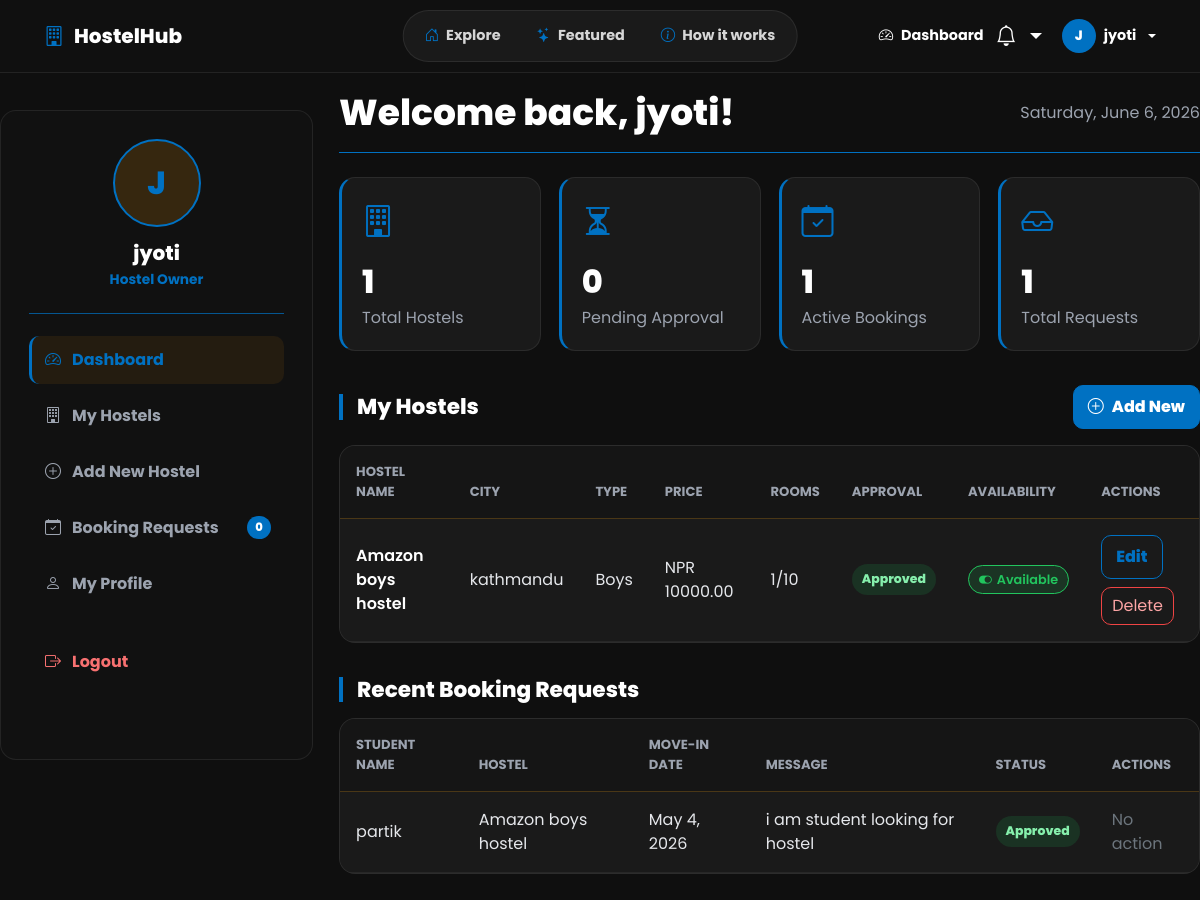
Page /owner/dashboard/ (signed in, upper part) on the earlier database version.
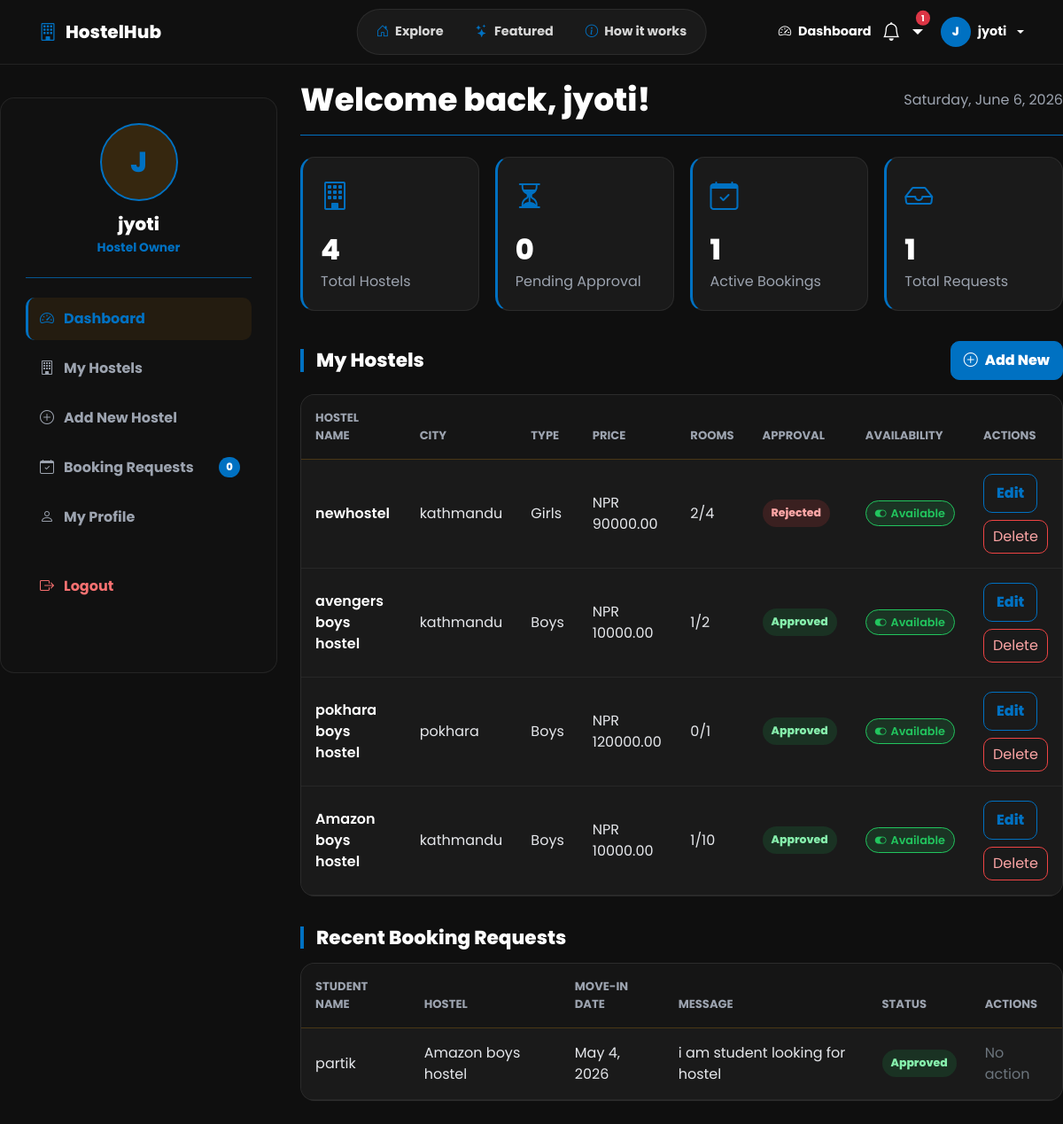
Same page on the later database version.
### hostels/models.py (models this page shows, shortened)
class Hostel(models.Model):
    HOSTEL_TYPE_CHOICES = (
        ('boys', 'Boys'),
        ('girls', 'Girls'),
        ('mixed', 'Mixed'),
    )
    STATUS_CHOICES = (
        ('pending', 'Pending Approval'),
        ('approved', 'Approved'),
        ('rejected', 'Rejected'),
    )
    ROOM_TYPE_CHOICES = (
        ('1_seater', '1 Seater (Single Room)'),
        ('2_seater', '2 Seater (Shared - 2 Beds)'),
        ('3_seater', '3 Seater (Shared - 3 Beds)'),
        ('4_seater', '4 Seater (Shared - 4 Beds)'),
    )
    MINIMUM_STAY_CHOICES = (
        (1, '1 Month'),
        (3, '3 Months'),
        (6, '6 Months'),
        (12, '1 Year'),
    )
    owner = models.ForeignKey(
        CustomUser, on_delete=models.CASCADE, related_name='hostels')
    name = models.CharField(max_length=200)
    address = models.TextField()
    city = models.CharField(max_length=100)
    description = models.TextField()
    hostel_type = models.CharField(max_length=10, choices=HOSTEL_TYPE_CHOICES)
    room_type = models.CharField(
        max_length=20, choices=ROOM_TYPE_CHOICES, default='1_seater')
    price_per_month = models.DecimalField(max_digits=10, decimal_places=2)
    total_rooms = models.PositiveIntegerField()
    available_rooms = models.PositiveIntegerField()
    status = models.CharField(
        max_length=20, choices=STATUS_CHOICES, default='pending')
    admission_fee = models.DecimalField(
        max_digits=10, decimal_places=2, null=True, blank=True)
    contact_number = models.CharField(max_length=15, blank=True, null=True)
    has_wifi = models.BooleanField(default=False)
    has_parking = models.BooleanField(default=False)
    has_laundry = models.BooleanField(default=False)
    has_hot_water = models.BooleanField(default=False)
    has_cctv = models.BooleanField(default=False)
    has_kitchen = models.BooleanField(default=False)
    has_meals = models.BooleanField(default=False)
    has_study_room = models.BooleanField(default=False)
    has_power_backup = models.BooleanField(default=False)
    nearby_landmarks = models.CharField(max_length=300, blank=True, null=True)
    minimum_stay = models.PositiveIntegerField(
        choices=MINIMUM_STAY_CHOICES, default=1)
    hostel_rules = models.TextField(blank=True, null=True)
    latitude = models.DecimalField(
        max_digits=9, decimal_places=6, blank=True, null=True)
    longitude = models.DecimalField(
        max_digits=9, decimal_places=6, blank=True, null=True)
    is_available = models.BooleanField(default=True)
    created_at = models.DateTimeField(auto_now_add=True)
    updated_at = models.DateTimeField(auto_now=True)

### bookings/models.py (models this page shows, shortened)
class Booking(models.Model):
    STATUS_CHOICES = (
        ('pending', 'Pending'),
        ('approved', 'Approved'),
        ('rejected', 'Rejected'),
        ('cancelled', 'Cancelled'),
    )
    student = models.ForeignKey(
        CustomUser, on_delete=models.CASCADE, related_name='bookings')
    hostel = models.ForeignKey(
        Hostel, on_delete=models.CASCADE, related_name='bookings')
    message = models.TextField(blank=True)
    status = models.CharField(
        max_length=20, choices=STATUS_CHOICES, default='pending')
    move_in_date = models.DateField()
    created_at = models.DateTimeField(auto_now_add=True)
    updated_at = models.DateTimeField(auto_now=True)

### users/models.py (models this page shows, shortened)
class CustomUser(AbstractUser):
    ROLE_CHOICES = (
        ('student', 'Student'),
        ('owner', 'Hostel Owner'),
        ('admin', 'Admin'),
    )
    role = models.CharField(
        max_length=20, choices=ROLE_CHOICES, default='student')
    phone = models.CharField(max_length=15, blank=True)
    is_email_verified = models.BooleanField(default=False)
    profile_picture = models.ImageField(
        upload_to='profiles/', blank=True, null=True)
    address = models.TextField(blank=True)

### hostels/views.py (the view)
# urls.py: path('owner/dashboard/', views.owner_dashboard, name='owner_dashboard'),
@login_required
def owner_dashboard(request):
    if request.user.role != 'owner':
        messages.error(request, 'Access denied.')
        return redirect('home')
    hostels = Hostel.objects.filter(owner=request.user).order_by('-created_at')
    bookings = Booking.objects.filter(
        hostel__owner=request.user
    ).select_related('student', 'hostel').order_by('-created_at')[:6]
    context = {
        'hostels': hostels,
        'bookings': bookings,
        'total_hostels': hostels.count(),
        'pending_approval_count': hostels.filter(status='pending').count(),
        'active_bookings_count': Booking.objects.filter(
            hostel__owner=request.user, status='approved').count(),
        'total_requests_count': Booking.objects.filter(
            hostel__owner=request.user).count(),
        'pending_booking_count': Booking.objects.filter(
            hostel__owner=request.user, status='pending').count(),
    }
    return render(request, 'hostels/owner_dashboard.html', context)

### templates/hostels/owner_dashboard.html (shortened to what the changed rows need)
{% extends 'base.html' %}
{% load static %}
{% block content %}
<link rel="stylesheet" href="{% static 'css/owner-dashboard.css' %}">
<div class="owner-dashboard">
    <aside class="owner-sidebar">
        <h2 class="owner-name">{{ user.username }}</h2>
    </aside>
    <main class="owner-main">
        <div class="welcome-bar">
            <h1>Welcome back, {{ user.username }}!</h1>
        </div>
        <section class="stats-grid" aria-label="Owner dashboard stats">
            <article class="dash-card">
                <i class="bi bi-building"></i>
                <strong>{{ total_hostels }}</strong>
                <span>Total Hostels</span>
            </article>
        </section>
        <section id="my-hostels">
            <div class="section-header">
                <h2 class="section-title">My Hostels</h2>
            </div>
            <div class="table-shell">
                {% if not hostels %}
                <div class="empty-state">
                    <i class="bi bi-building-slash"></i>
                    <h3>No hostels listed yet</h3>
                    <p>Start by adding your first property to HostelHub.</p>
                    <a class="amber-btn" href="{% url 'add_hostel' %}">Add Your First Hostel</a>
                </div>
                {% else %}
                <div class="table-responsive">
                    <table class="table table-dark dashboard-table">
                        <thead>
                            <tr>
                                <th>Hostel Name</th>
                                <th>City</th>
                                <th>Type</th>
                                <th>Price</th>
                                <th>Rooms</th>
                                <th>Approval</th>
                                <th>Availability</th>
                                <th>Actions</th>
                            </tr>
                        </thead>
                        <tbody>
                            {% for hostel in hostels %}
                            <tr>
                                <td>
                                    <a href="{% url 'hostel_detail' hostel.id %}"
                                        class="text-white fw-semibold text-decoration-none">
                                        {{ hostel.name }}
                                    </a>
                                </td>
                                <td>{{ hostel.city }}</td>
                                <td>{{ hostel.get_hostel_type_display }}</td>
                                <td>NPR {{ hostel.price_per_month }}</td>
                                <td>{{ hostel.available_rooms }}/{{ hostel.total_rooms }}</td>
                                <td>
                                    <span class="status-badge status-{{ hostel.status }}">
                                        {% if hostel.status == 'approved' %}Approved
                                        {% elif hostel.status == 'pending' %}Pending
                                        {% else %}Rejected
                                        {% endif %}
                                    </span>
                                </td>
                                <td>
                                    <a href="{% url 'toggle_availability' hostel.id %}"
                                        class="toggle-availability-btn {% if hostel.is_available %}toggle-available{% else %}toggle-full{% endif %}"
                                        title="Click to toggle">
                                        {% if hostel.is_available %}
                                        <i class="bi bi-toggle-on"></i> Available
                                        {% else %}
                                        <i class="bi bi-toggle-off"></i> Full
                                        {% endif %}
                                    </a>
                                </td>
                                <td>
                                    <div class="action-row">
                                        <a class="outline-amber" href="{% url 'edit_hostel' hostel.id %}">Edit</a>
                                        <form method="POST" action="{% url 'delete_hostel' hostel.id %}"
                                            style="display:inline;">
                                            <button class="outline-red" type="submit"
                                                onclick="return confirm('Delete {{ hostel.name }}?')">Delete</button>
                                        </form>
                                    </div>
                                </td>
                            </tr>
                            {% endfor %}
                        </tbody>
                    </table>
                </div>
                {% endif %}
            </div>
        </section>
        <section id="booking-requests">
            <div class="section-header">
                <h2 class="section-title">Recent Booking Requests</h2>
            </div>
            <div class="table-shell">
                {% if not bookings %}
                <div class="empty-state">
                    <i class="bi bi-calendar-x"></i>
                    <h3>No booking requests yet</h3>
                    <p>New student requests will appear here.</p>
                </div>
                {% else %}
                <div class="table-responsive">
                    <table class="table table-dark dashboard-table">
                        <thead>
                            <tr>
                                <th>Student Name</th>
                                <th>Hostel</th>
                                <th>Move-in Date</th>
                                <th>Message</th>
                                <th>Status</th>
                                <th>Actions</th>
                            </tr>
                        </thead>
                        <tbody>
                            {% for booking in bookings %}
                            <tr>
                                <td>{{ booking.student.username }}</td>
                                <td>{{ booking.hostel.name }}</td>
                                <td>{{ booking.move_in_date }}</td>
                                <td>{{ booking.message|default:"No message"|truncatechars:42 }}</td>
                                <td>
                                    <span class="status-badge status-{{ booking.status }}">
                                        {% if booking.status == 'pending' %}Pending
                                        {% elif booking.status == 'approved' %}Approved
                                        {% else %}Rejected
                                        {% endif %}
                                    </span>
                                </td>
                                <td>
                                    {% if booking.status == 'pending' %}
                                    <div class="action-row">
                                        <form method="POST" action="{% url 'approve_booking' booking.id %}">
                                            {% csrf_token %}
                                            <button class="outline-green" type="submit">Approve</button>
                                        </form>
                                        <form method="POST" action="{% url 'reject_booking' booking.id %}">
                                            {% csrf_token %}
                                            <button class="outline-red" type="submit">Reject</button>
                                        </form>
                                    </div>
                                    {% else %}
                                    <span class="text-secondary">No action</span>
                                    {% endif %}
                                </td>
                            </tr>
                            {% endfor %}
                        </tbody>
                    </table>
                </div>
                {% endif %}
            </div>
        </section>
    </main>
</div>
{% endblock content %}

### templates/base.html (shortened to what this page needs)
{% load static %}
<!DOCTYPE html>
<html lang="en">
<head>
    <link rel="stylesheet" href="{% static 'css/style.css' %}">
    <link href="https://cdn.jsdelivr.net/npm/bootstrap@5.3.0/dist/css/bootstrap.min.css" rel="stylesheet">
    <link href="https://cdn.jsdelivr.net/npm/bootstrap-icons@1.10.5/font/bootstrap-icons.css" rel="stylesheet">
</head>
<body>
    <nav class="app-navbar">
        <div class="app-nav-inner">
            <a class="app-brand" href="{% url 'home' %}">
                <i class="bi bi-building"></i>
                <span>HostelHub</span>
            </a>
            <div class="app-nav-center">
                <a href="{% url 'home' %}">
                    <i class="bi bi-house-door"></i> Explore
                </a>
                <a href="{% url 'home' %}#featured">
                    <i class="bi bi-stars"></i> Featured
                </a>
                <a href="{% url 'home' %}#how-it-works">
                    <i class="bi bi-info-circle"></i> How it works
                </a>
            </div>
            <div class="app-nav-actions">
                {% if user.is_authenticated %}
                {% if user.role == 'student' %}
                <a href="{% url 'my_bookings' %}" class="host-link">
                    <i class="bi bi-calendar-check"></i> My Bookings
                </a>
                <a href="{% url 'home' %}" class="host-link">
                    <i class="bi bi-search"></i> Find Hostels
                </a>
                {% elif user.role == 'owner' %}
                <a href="{% url 'owner_dashboard' %}" class="host-link">
                    <i class="bi bi-speedometer2"></i> Dashboard
                </a>
                {% elif user.role == 'admin' %}
                <a href="{% url 'admin_dashboard' %}" class="host-link">
                    <i class="bi bi-shield-check"></i> Admin Panel
                </a>
                {% endif %}
                <div class="dropdown me-2">
                    <a href="#" class="dropdown-toggle position-relative" data-bs-toggle="dropdown"
                        style="color:#ffffff;text-decoration:none;font-size:1.3rem;">
                        <i class="bi bi-bell"></i>
                        {% if unread_count > 0 %}
                        <span class="position-absolute top-0 start-100 translate-middle badge rounded-pill bg-danger"
                            style="font-size:0.6rem;">
                            {{ unread_count }}
                        </span>
                        {% endif %}
                    </a>
                </div>
                <div class="dropdown">
                    <a href="#" class="dropdown-toggle d-flex align-items-center gap-2" data-bs-toggle="dropdown"
                        style="color:#ffffff;text-decoration:none;">
                        <div style="background:#0071c2;border-radius:50%;width:34px;height:34px;
                                        display:flex;align-items:center;justify-content:center;
                                        font-weight:800;font-size:0.85rem;">
                            {{ user.username|first|upper }}
                        </div>
                        <span style="font-size:0.9rem;font-weight:700;">{{ user.username }}</span>
                    </a>
                </div>
                {% endif %}
            </div>
        </div>
    </nav>
    <main>
        {% block content %}{% endblock %}
    </main>
</body>
</html>

Differences in the rows shown:
added Hostel: name "newhostel", city "kathmandu", hostel_type "Girls", price_per_month "90000.00", available_rooms "2", total_rooms "4", status "Rejected", is_available True (drawn)
added Hostel: name "avengers boys hostel", city "kathmandu", hostel_type "Boys", price_per_month "10000.00", available_rooms "1", total_rooms "2", status "Approved", is_available True (drawn)
added Hostel: name "pokhara boys hostel", city "pokhara", hostel_type "Boys", price_per_month "120000.00", available_rooms "0", total_rooms "1", status "Approved", is_available True (drawn)
Other differences:
{{ unread_count }}: (not shown) → "1"
{{ total_hostels }}: "1" → "4"
